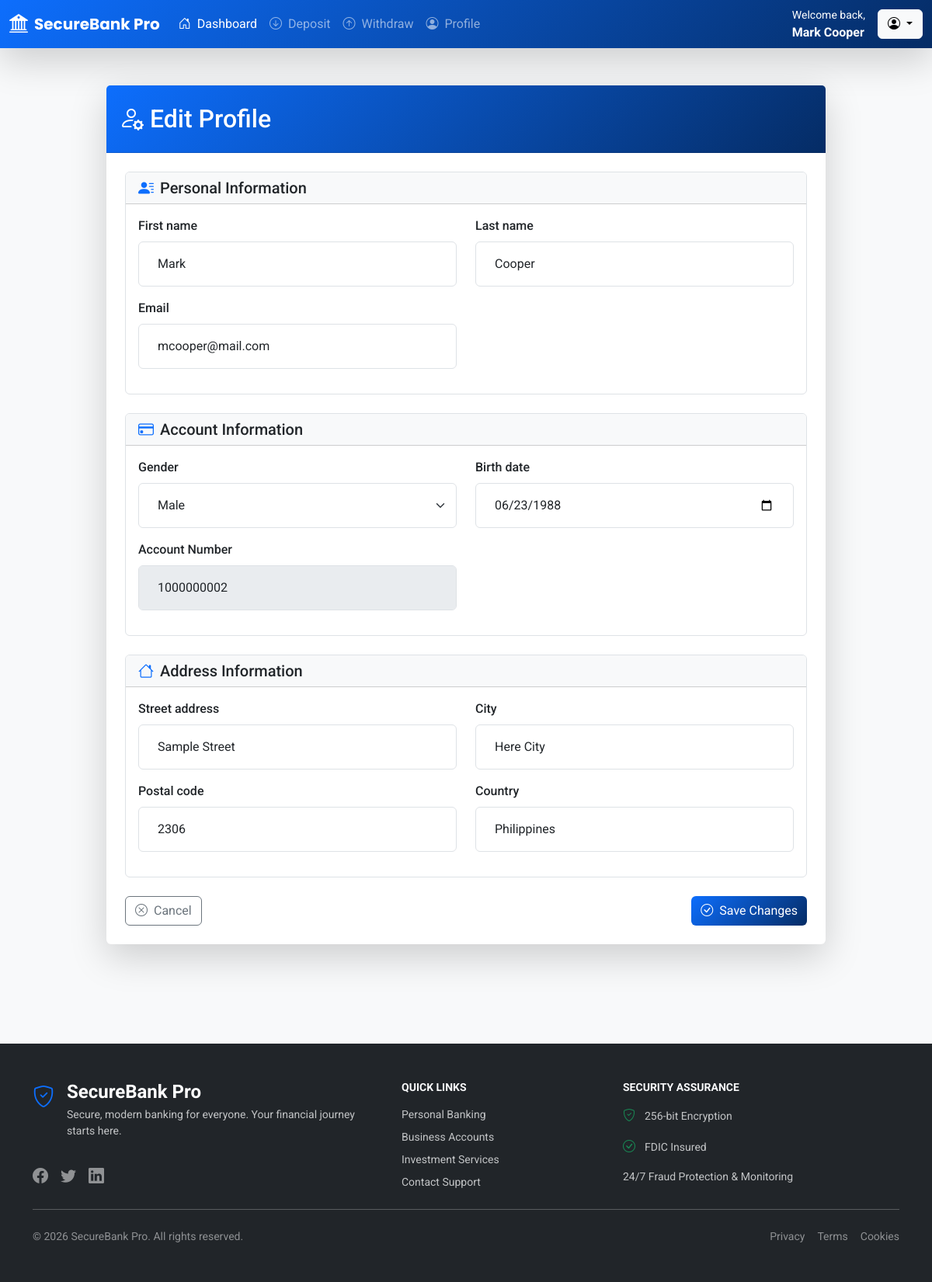
Page /accounts/profile/edit/ (signed in) on the committed database.
### accounts/models.py (models this page shows, shortened)
class User(AbstractUser):
    username = None
    email = models.EmailField(unique=True, null=False, blank=False)
    objects = UserManager()
    USERNAME_FIELD = 'email'
    REQUIRED_FIELDS = []

class UserBankAccount(models.Model):
    user = models.OneToOneField(
        User,
        related_name='account',
        on_delete=models.CASCADE,
    )
    account_type = models.ForeignKey(
        BankAccountType,
        related_name='accounts',
        on_delete=models.CASCADE
    )
    account_no = models.PositiveIntegerField(unique=True, editable=False)
    gender = models.CharField(max_length=1, choices=GENDER_CHOICE)
    birth_date = models.DateField(null=True, blank=True)
    balance = models.DecimalField(
        default=0,
        max_digits=12,
        decimal_places=2
    )
    interest_start_date = models.DateField(
        null=True, blank=True,
        help_text=(
            'The month number that interest calculation will start from'
        )
    )
    initial_deposit_date = models.DateField(null=True, blank=True)

class UserAddress(models.Model):
    user = models.OneToOneField(
        User,
        related_name='address',
        on_delete=models.CASCADE,
    )
    street_address = models.CharField(max_length=512)
    city = models.CharField(max_length=256)
    postal_code = models.PositiveIntegerField()
    country = models.CharField(max_length=256)

### accounts/views.py (the view, shortened to what this page needs)
class ProfileEditView(LoginRequiredMixin, View):
    def get(self, request, *args, **kwargs):
        user = request.user
        account = getattr(user, 'account', None)
        address = getattr(user, 'address', None)
        user_form = UserProfileForm(instance=user)
        address_form = UserAddressForm(instance=address)
        account_form = UserBankAccountForm(instance=account)
        return render(request, 'accounts/profile_edit.html', {
            'user_form': user_form,
            'address_form': address_form,
            'account_form': account_form,
        })

### accounts/forms.py
class UserProfileForm(forms.ModelForm):
    class Meta:
        model = User
        fields = ['first_name', 'last_name', 'email']
    def __init__(self, *args, **kwargs):
        super().__init__(*args, **kwargs)
        for field in self.fields:
            self.fields[field].widget.attrs.update({
                'class': (
                    'appearance-none block w-full bg-gray-200 '
                    'text-gray-700 border border-gray-200 '
                    'rounded py-3 px-4 leading-tight '
                    'focus:outline-none focus:bg-white '
                    'focus:border-gray-500'
                )
            })

class UserAddressForm(forms.ModelForm):
    class Meta:
        model = UserAddress
        fields = [
            'street_address',
            'city',
            'postal_code',
            'country'
        ]
    def __init__(self, *args, **kwargs):
        super().__init__(*args, **kwargs)
        for field in self.fields:
            self.fields[field].widget.attrs.update({
                'class': (
                    'appearance-none block w-full bg-gray-200 '
                    'text-gray-700 border border-gray-200 rounded '
                    'py-3 px-4 leading-tight focus:outline-none '
                    'focus:bg-white focus:border-gray-500'
                )
            })

### accounts/context_processors.py (called while the page is built)
def disable_admin_sidebar(request):
    return {}

### templates/accounts/profile_edit.html (shortened to what this page needs)
{% extends 'core/base.html' %}
{% block content %}
<div class="container py-5">
    <div class="row justify-content-center">
        <div class="col-lg-10">
            <div class="card border-0 shadow-lg">
                <div class="card-header bank-gradient text-white py-4">
                    <h2 class="mb-0"><i class="bi bi-person-gear me-2"></i>Edit Profile</h2>
                </div>
                <div class="card-body p-4">
                    <form method="post" novalidate>
                        <div class="card border mb-4">
                            <div class="card-header bg-light">
                                <h5 class="mb-0"><i class="bi bi-person-lines-fill text-primary me-2"></i>Personal Information</h5>
                            </div>
                            <div class="card-body">
                                <div class="row">
                                    {% for field in user_form %}
                                    <div class="col-md-6 mb-3">
                                        <label class="form-label fw-medium">{{ field.label }}</label>
                                        {{ field }}
                                    </div>
                                    {% endfor %}
                                </div>
                            </div>
                        </div>
                        <div class="card border mb-4">
                            <div class="card-header bg-light">
                                <h5 class="mb-0"><i class="bi bi-credit-card text-primary me-2"></i>Account Information</h5>
                            </div>
                            <div class="card-body">
                                <div class="row">
                                    {% for field in account_form %}
                                    <div class="col-md-6 mb-3">
                                        <label class="form-label fw-medium">{{ field.label }}</label>
                                        {{ field }}
                                    </div>
                                    {% endfor %}
                                </div>
                            </div>
                        </div>
                        <div class="card border mb-4">
                            <div class="card-header bg-light">
                                <h5 class="mb-0"><i class="bi bi-house text-primary me-2"></i>Address Information</h5>
                            </div>
                            <div class="card-body">
                                <div class="row">
                                    {% for field in address_form %}
                                    <div class="col-md-6 mb-3">
                                        <label class="form-label fw-medium">{{ field.label }}</label>
                                        {{ field }}
                                    </div>
                                    {% endfor %}
                                </div>
                            </div>
                        </div>
                        <div class="d-flex justify-content-between mt-4">
                            <a href="{% url 'accounts:profile' %}" class="btn btn-outline-secondary">
                                <i class="bi bi-x-circle me-1"></i> Cancel
                            </a>
                            <button type="submit" class="btn btn-primary">
                                <i class="bi bi-check-circle me-1"></i> Save Changes
                            </button>
                        </div>
                    </form>
                </div>
            </div>
        </div>
    </div>
</div>
{% endblock %}

### templates/core/navbar.html (shortened to what this page needs)
<nav class="navbar navbar-expand-lg navbar-dark bank-gradient shadow-lg">
    <div class="container-fluid">
        <a class="navbar-brand d-flex align-items-center" href="{% url 'transactions:transaction_report' %}">
            <i class="bi bi-bank2 me-2 fs-4"></i>
            <span class="fw-bold">SecureBank Pro</span>
        </a>
        <div class="collapse navbar-collapse" id="navbarMain">
            {% if request.user.is_authenticated %}
            <ul class="navbar-nav me-auto mb-2 mb-lg-0">
                <li class="nav-item">
                    <a class="nav-link active" href="{% url 'transactions:transaction_report' %}">
                        <i class="bi bi-house-door me-1"></i> Dashboard
                    </a>
                </li>
                <li class="nav-item">
                    <a class="nav-link" href="{% url 'transactions:deposit_money' %}">
                        <i class="bi bi-arrow-down-circle me-1"></i> Deposit
                    </a>
                </li>
                <li class="nav-item">
                    <a class="nav-link" href="{% url 'transactions:withdraw_money' %}">
                        <i class="bi bi-arrow-up-circle me-1"></i> Withdraw
                    </a>
                </li>
                <li class="nav-item">
                    <a class="nav-link" href="{% url 'accounts:profile' %}">
                        <i class="bi bi-person-circle me-1"></i> Profile
                    </a>
                </li>
            </ul>
            <div class="d-flex align-items-center">
                <div class="text-white me-3">
                    <small class="d-block">Welcome back,</small>
                    <strong>{{ request.user.first_name }} {{ request.user.last_name }}</strong>
                </div>
                <div class="dropdown">
                    <button class="btn btn-light dropdown-toggle" type="button" data-bs-toggle="dropdown">
                        <i class="bi bi-person-circle"></i>
                    </button>
                </div>
            </div>
            {% endif %}
        </div>
    </div>
</nav>

### templates/core/base.html (style rules this page uses)
:root { --primary-color: #0d6efd; --secondary-color: #6c757d; --success-color: #198754; --dark-blue: #052c65; --light-blue: #cfe2ff; --gradient-primary: linear-gradient(135deg, #0d6efd 0%, #052c65 100%); }
body { font-family: 'Roboto', sans-serif; background-color: #f8f9fa; background-repeat: repeat; min-height: 100vh; display: flex; flex-direction: column; }
.navbar-brand { font-family: 'Poppins', sans-serif; font-weight: 700; }
.bank-gradient { background: var(--gradient-primary); }
.btn-primary { background: var(--gradient-primary); border: none; }

### rows in the picture
User: user.first_name "Mark", user.last_name "Cooper", user_form "Mark" "Cooper" "mcooper@mail.com"
UserBankAccount: account_form "Male" "06/23/1988" "1000000002"
UserAddress: address_form "Sample Street" "Here City" "2306" "Philippines"

### other values in the picture
{{ field.label }} "First name" "Last name" "Email"
{{ field.label }} "Gender" "Birth date" "Account Number"
{{ field.label }} "Street address" "City" "Postal code" "Country"
